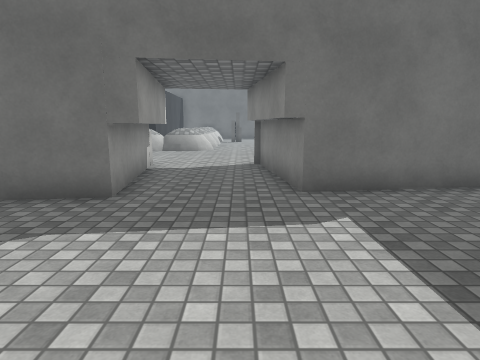
view 1 (above)

24 first-person views from a walk through a scene from a Unity 3-D project. The camera is 1.4 m above the floor, tilts 10° down and sees 75° across. The floor is counted in squares, 1 m on a side. Each view is taken from the middle of a square. On the plan, view 1 faces up. The plan holds only what a view shows up to about 14 squares ahead; the rest is blank. The place goes on beyond the plan. Surface patterns are stand-ins for the level's own textures.

view 2
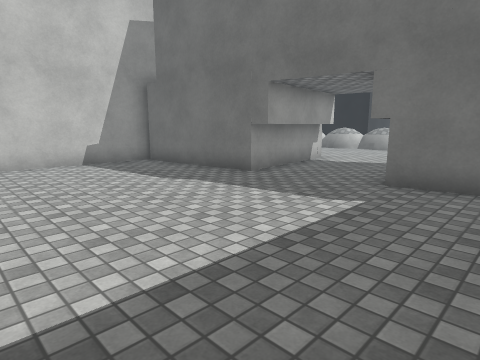

view 3
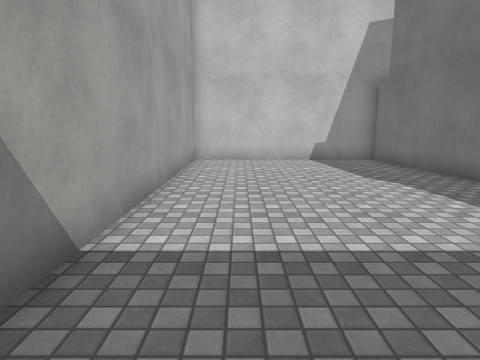

view 4
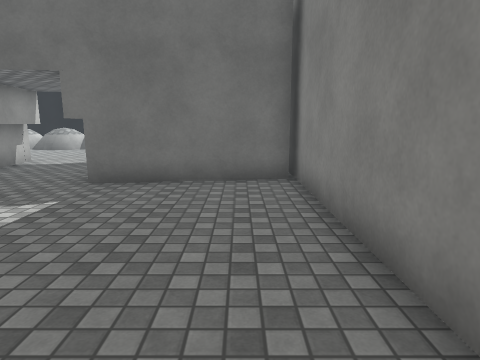

view 5
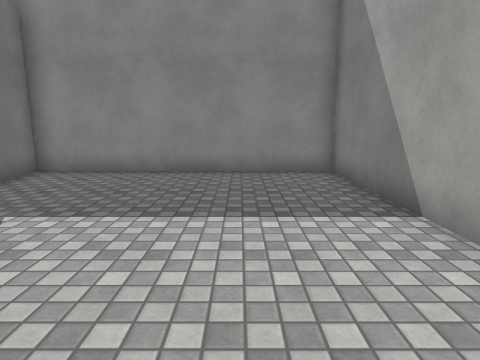

view 6
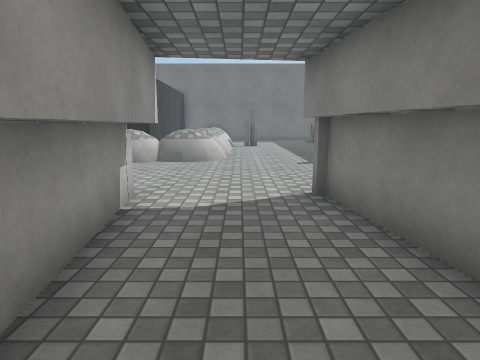

view 7
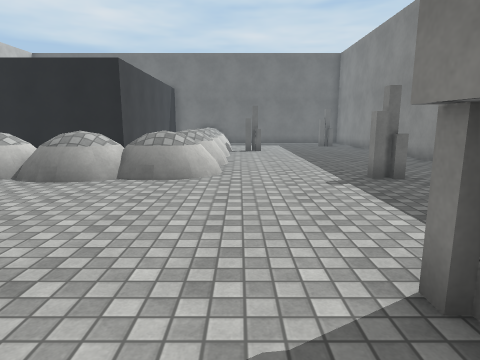

view 8
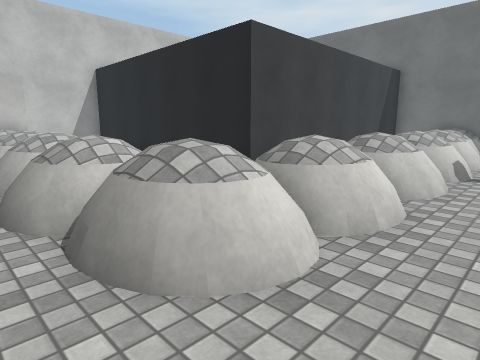

view 9
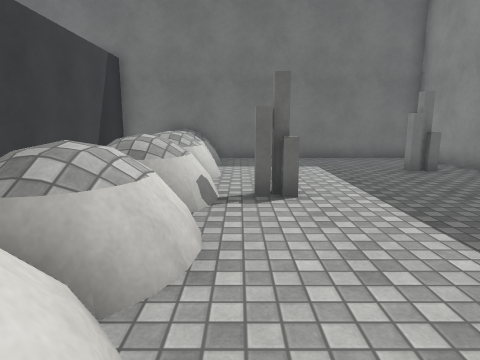

view 10
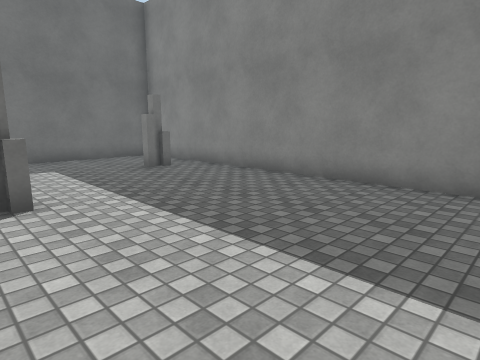

view 11
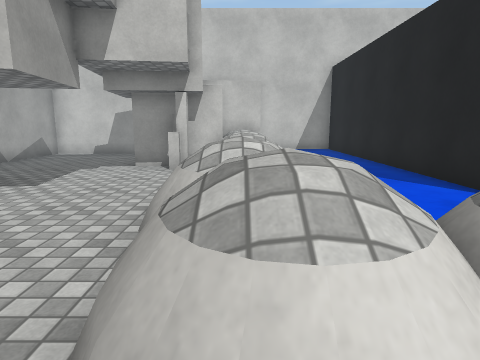

view 12
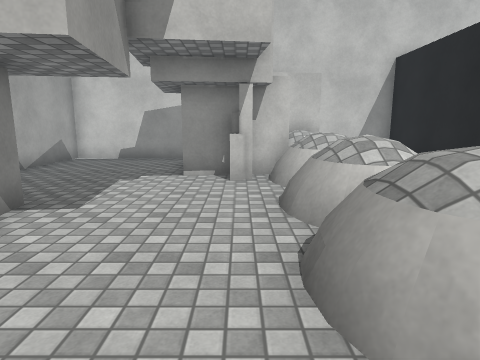

view 13
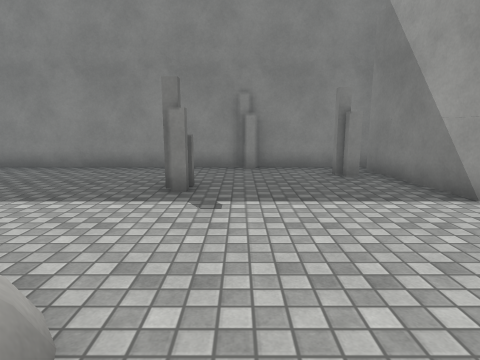

view 14
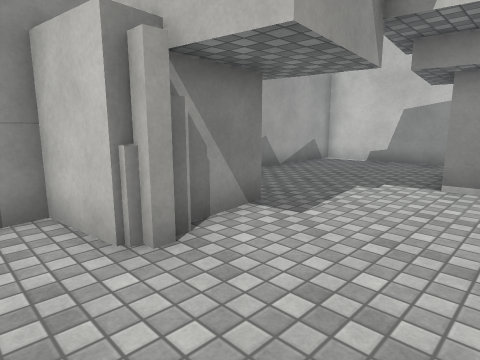

view 15
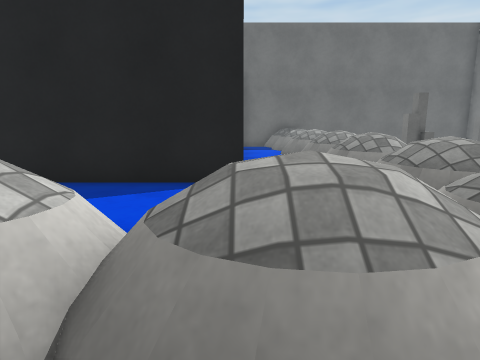

view 16
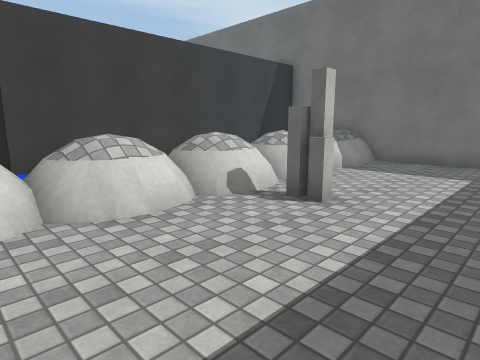

view 17
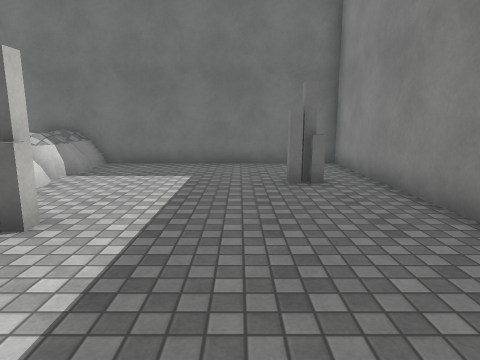

view 18
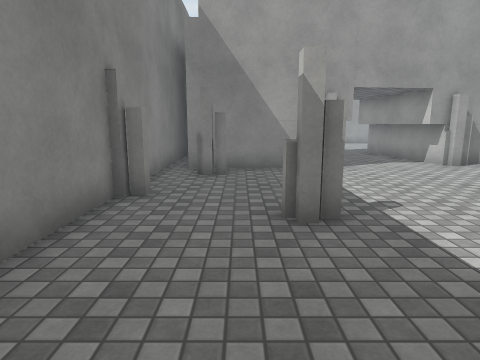

view 19
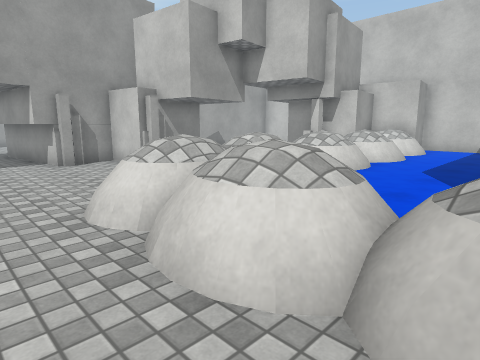

view 20
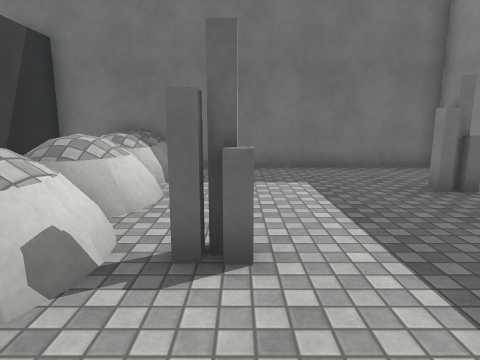

view 21
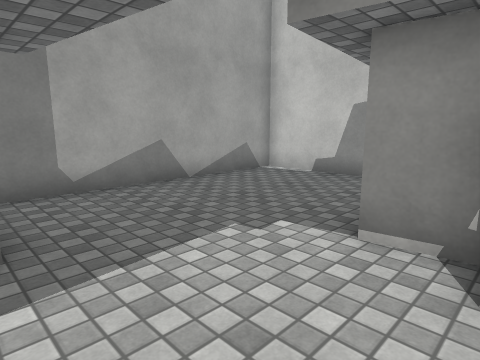

view 22
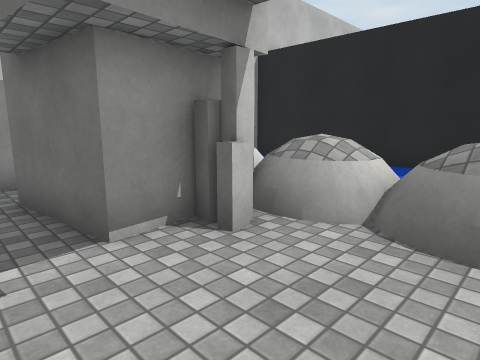

view 23
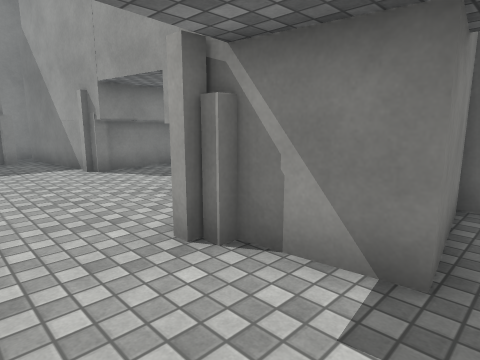

view 24
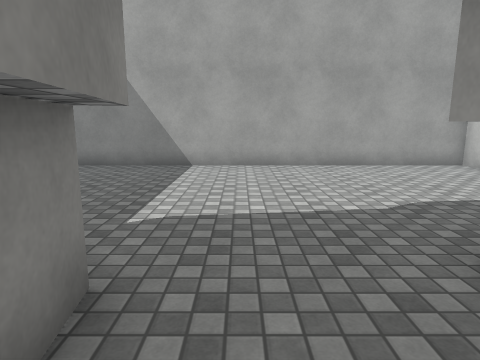

### Floor plan
Key: @ floor where view 1 was taken; # wall or solid block; x gap in a wall; . main floor; : floor 0.25 m higher than the main floor; = window, fence, low wall or low ledge; ^ raised ledge.
Columns run from 16 left of view 1 to 7 right of it. Each row starts with its distance up from view 1.
 34           ###^##########
 33           ##^^=........#
 32           #  ^=........#
 31           #  ^^........#
 30           #:=^x......#.#
 29           #:^^^........#
 28           #:=^^........#
 27           #:= ^........#
 26           # ^^^x#......#
 25           # ===........#
 24           # =^^........#
 23           # ^^^........#
 22 ###########:===........#
 21 #:::::::::::^^^........#
 20 #:::::::::::=^^........#
 19 ##=^^^^^^=^^=^x........#
 18  #^^^^=^^=^^^^=........#
 17   ###===^=^^==.........#
 16     ##................##
 15     #..................#
 14 #####..................#
 13 #....................#.#
 12 #.......####.......#####
 11 #.......#  ###...###
 10 #.......#    #...#    #
  9 #########    ##..#    #
  8              ##..#    #
  7              ##..#######
  6         #######........#
  5         #..............#
  4         #..............#
  3         #..............#
  2         #..............#
  1         #..............#
  0         #.......@......#
 -1         #..............#
 -2         ################

Where each view was taken, in squares from view 1:
view 1: 0 up, 0 right, facing up
view 2: 1 down, 4 right, facing up-left
view 3: 0 up, 5 right, facing left
view 4: 1 down, 5 right, facing up
view 5: 1 up, 3 left, facing right
view 6: 5 up, 1 left, facing up
view 7: 9 up, 1 left, facing up
view 8: 16 up, 0 right, facing up-left
view 9: 20 up, 1 left, facing up
view 10: 20 up, 1 left, facing up-right
view 11: 18 up, 1 left, facing left
view 12: 16 up, 3 left, facing left
view 13: 16 up, 4 left, facing right
view 14: 16 up, 4 left, facing down-left
view 15: 16 up, 6 left, facing up
view 16: 21 up, 3 right, facing up-left
view 17: 22 up, 3 right, facing up
view 18: 22 up, 4 right, facing down
view 19: 23 up, 0 right, facing down-left
view 20: 23 up, 0 right, facing up
view 21: 16 up, 8 left, facing down-left
view 22: 13 up, 8 left, facing up-left
view 23: 15 up, 9 left, facing down-right
view 24: 9 up, 0 right, facing down
